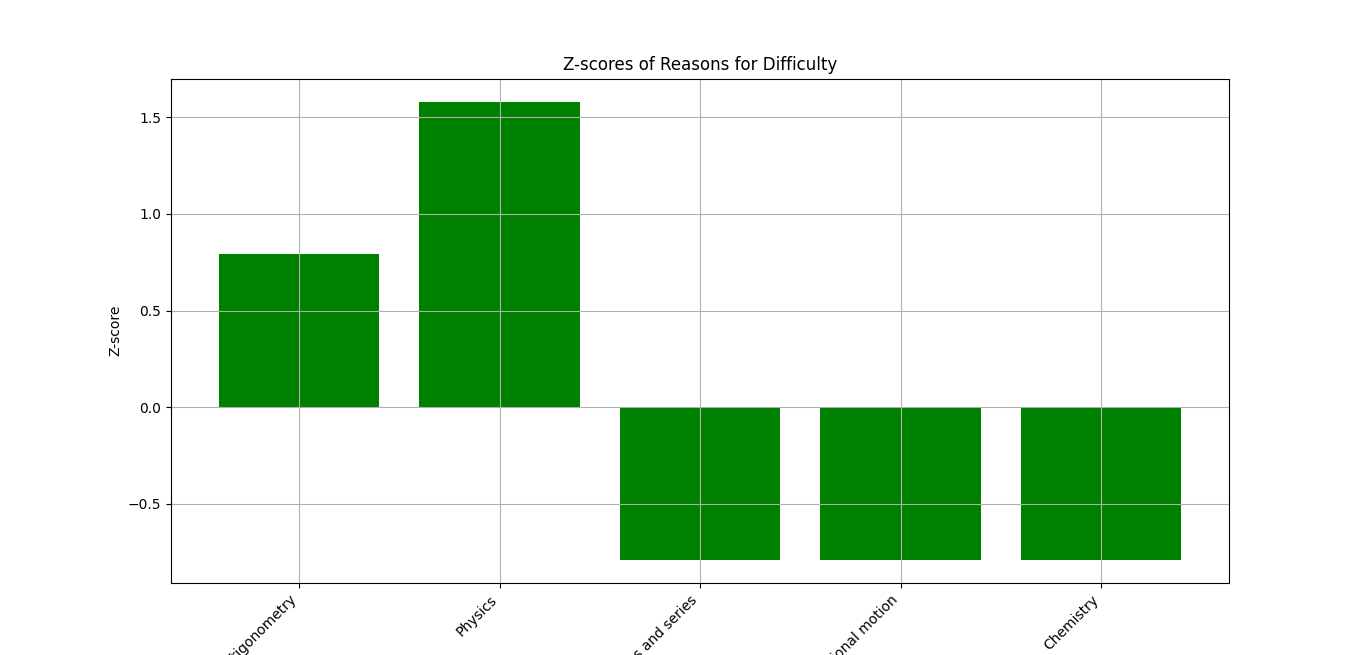

Reproduce this figure in Python.
import numpy as np
import matplotlib.pyplot as plt
from collections import Counter

# Data for reasons (areas of difficulty)
reasons = [
    "Trigonometry", "Physics", "Trigonometry", "Physics", "Sequences and series", 
    "Rotational motion", "Chemistry", "Physics", "Trigonometry", "Physics"
]

# Count the frequency of each reason
reason_counts = Counter(reasons)

# Extract the reasons and their corresponding counts
reason_labels = list(reason_counts.keys())
reason_frequencies = list(reason_counts.values())

# Calculate the mean and standard deviation of the frequencies
mean_freq = np.mean(reason_frequencies)
std_freq = np.std(reason_frequencies)

# Calculate the z-scores for the reasons based on their frequencies
z_scores_reasons = [(x - mean_freq) / std_freq for x in reason_frequencies]

# Plotting the Z-scores for reasons
plt.figure(figsize=(8, 6))
plt.bar(reason_labels, z_scores_reasons, color='g')
plt.title('Z-scores of Reasons for Difficulty')
plt.xlabel('Reasons')
plt.ylabel('Z-score')
plt.grid(True)
plt.xticks(rotation=45, ha='right')
plt.show()

# Output Z-scores for each reason
for i, z in enumerate(z_scores_reasons):
    print(f"Reason: {reason_labels[i]}, Z-score: {z:.2f}")
